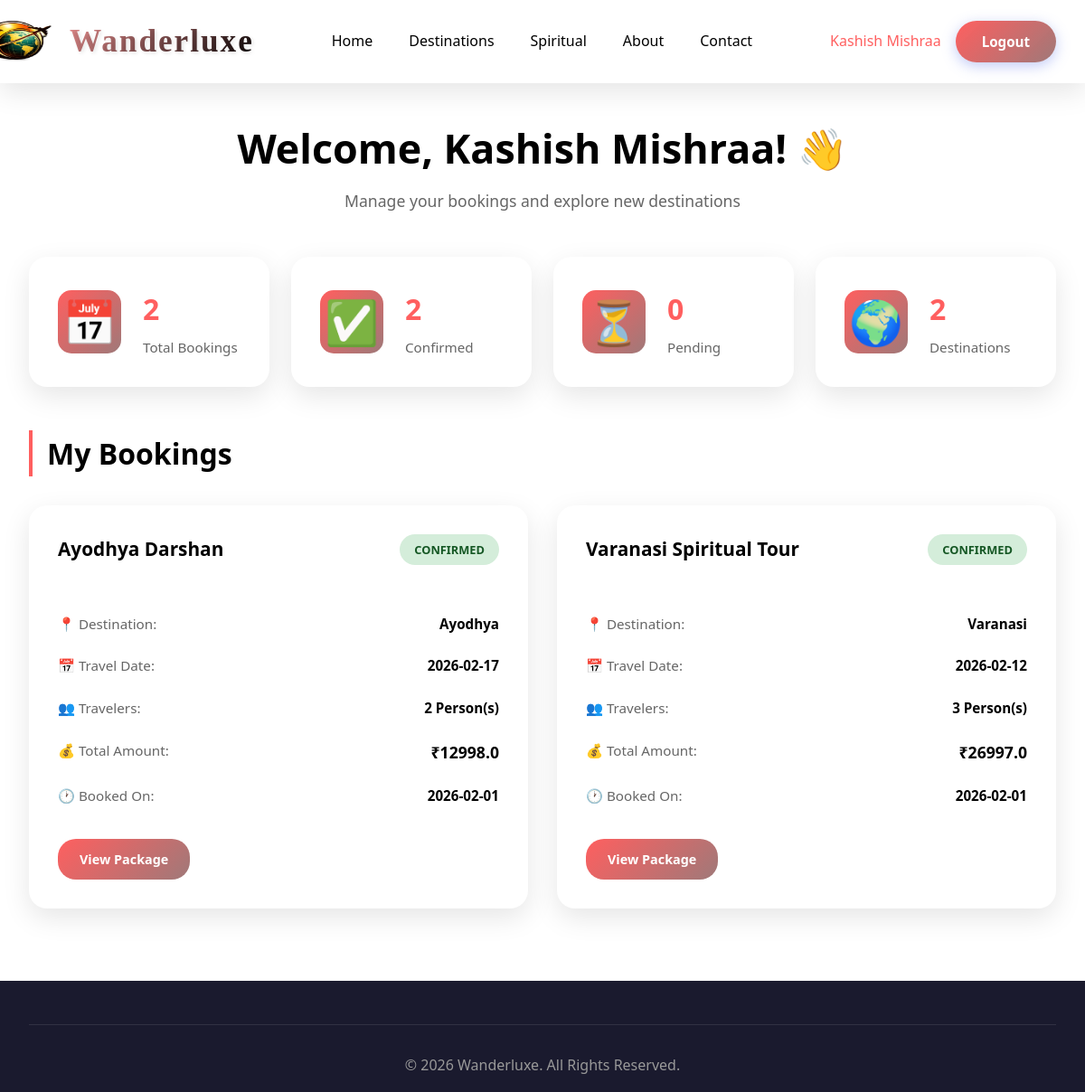
/dashboard (signed in), run on the app's committed database.
### tables this page shows
CREATE TABLE bookings (
        id INTEGER PRIMARY KEY AUTOINCREMENT,
        user_id INTEGER NOT NULL,
        package_id INTEGER NOT NULL,
        booking_date TIMESTAMP DEFAULT CURRENT_TIMESTAMP,
        travel_date DATE NOT NULL,
        travelers_count INTEGER NOT NULL,
        total_amount REAL NOT NULL,
        status TEXT DEFAULT 'pending',
        FOREIGN KEY (user_id) REFERENCES users(id),
        FOREIGN KEY (package_id) REFERENCES packages(id)
    );

CREATE TABLE packages (
        id INTEGER PRIMARY KEY AUTOINCREMENT,
        name TEXT NOT NULL,
        category TEXT NOT NULL,
        destination TEXT NOT NULL,
        duration INTEGER NOT NULL,
        price REAL NOT NULL,
        description TEXT,
        image_url TEXT,
        highlights TEXT,
        itinerary TEXT
    );

### app.py (the view)
@app.route('/dashboard')
def dashboard():
    if 'user_id' not in session:
        flash('Please login first!', 'error')
        return redirect(url_for('login'))
    conn = sqlite3.connect('database.db')
    c = conn.cursor()
    c.execute('''SELECT bookings.*, packages.name, packages.destination
                 FROM bookings
                 JOIN packages ON bookings.package_id = packages.id
                 WHERE user_id = ? ORDER BY booking_date DESC''', (session['user_id'],))
    bookings = c.fetchall()
    conn.close()
    return render_template('dashboard.html', bookings=bookings)

### templates/dashboard.html (shortened to what this page needs)
<!DOCTYPE html>
<html lang="en">
<head>
    <link rel="stylesheet" href="{{ url_for('static', filename='css/style.css') }}">
</head>
<body>
    <header>
        <nav>
             <div class="logo">
                <div class="logo-icon">
                    <img src="{{ url_for('static',filename='images/logoo.png')}}" alt="Wanderluxe Logo">
                </div>
                <span class="logo-text">Wanderluxe</span>
            </div>
            <ul class="nav-links">
                <li><a href="{{ url_for('index') }}">Home</a></li>
                <li><a href="{{ url_for('packages') }}">Destinations</a></li>
                <li><a href="{{ url_for('packages') }}?category=Spiritual">Spiritual</a></li>
                <li><a href="{{ url_for('about')}}">About</a></li>
                <li><a href="#contact">Contact</a></li>
            </ul>
            <div class="auth-buttons">
                <span class="user-greeting">{{ session.user_name }}</span>
                <a href="{{ url_for('logout') }}" class="btn btn-signup">Logout</a>
            </div>
        </nav>
    </header>
    <div class="dashboard-page">
        <div class="container">
            <div class="dashboard-header">
                <h1>Welcome, {{ session.user_name }}! 👋</h1>
                <p>Manage your bookings and explore new destinations</p>
            </div>
            <div class="dashboard-stats">
                <div class="stat-card">
                    <div class="stat-icon">📅</div>
                    <div class="stat-info">
                        <h3>{{ bookings|length }}</h3>
                        <p>Total Bookings</p>
                    </div>
                </div>
                <div class="stat-card">
                    <div class="stat-icon">✅</div>
                    <div class="stat-info">
                        <h3>{{ bookings|selectattr('7', 'equalto', 'confirmed')|list|length }}</h3>
                        <p>Confirmed</p>
                    </div>
                </div>
                <div class="stat-card">
                    <div class="stat-icon">⏳</div>
                    <div class="stat-info">
                        <h3>{{ bookings|selectattr('7', 'equalto', 'pending')|list|length }}</h3>
                        <p>Pending</p>
                    </div>
                </div>
                <div class="stat-card">
                    <div class="stat-icon">🌍</div>
                    <div class="stat-info">
                        <h3>{{ bookings|map(attribute=9)|unique|list|length }}</h3>
                        <p>Destinations</p>
                    </div>
                </div>
            </div>
            <div class="dashboard-content">
                <h2>My Bookings</h2>
                {% if bookings %}
                <div class="bookings-grid">
                    {% for booking in bookings %}
                    <div class="booking-card">
                        <div class="booking-header">
                            <h3>{{ booking[8] }}</h3>
                            <span class="status-badge status-{{ booking[7] }}">{{ booking[7]|title }}</span>
                        </div>
                        <div class="booking-details">
                            <div class="detail-row">
                                <span class="label">📍 Destination:</span>
                                <span class="value">{{ booking[9] }}</span>
                            </div>
                            <div class="detail-row">
                                <span class="label">📅 Travel Date:</span>
                                <span class="value">{{ booking[4] }}</span>
                            </div>
                            <div class="detail-row">
                                <span class="label">👥 Travelers:</span>
                                <span class="value">{{ booking[5] }} Person(s)</span>
                            </div>
                            <div class="detail-row">
                                <span class="label">💰 Total Amount:</span>
                                <span class="value price-value">₹{{ booking[6] }}</span>
                            </div>
                            <div class="detail-row">
                                <span class="label">🕐 Booked On:</span>
                                <span class="value">{{ booking[3][:10] }}</span>
                            </div>
                        </div>
                        <div class="booking-actions">
                            <a href="{{ url_for('package_details', package_id=booking[2]) }}" class="btn-view">View Package</a>
                        </div>
                    </div>
                    {% endfor %}
                </div>
                {% endif %}
            </div>
        </div>
    </div>
    <footer>
        <div class="container">
            <div class="footer-bottom">
                <p>&copy; 2026 Wanderluxe. All Rights Reserved.</p>
            </div>
        </div>
    </footer>
</body>
</html>

### data on the page
bookings: name "Ayodhya Darshan", status "CONFIRMED", destination "Ayodhya", travel_date "2026-02-17", travelers_count "2", total_amount "12998.0", booking_date "2026-02-01"
bookings: name "Varanasi Spiritual Tour", status "CONFIRMED", destination "Varanasi", travel_date "2026-02-12", travelers_count "3", total_amount "26997.0", booking_date "2026-02-01"

### other printed values
{{ session.user_name }} "Kashish Mishraa"
{{ bookings|length }} "2"
{{ bookings|selectattr('7', 'equalto', 'confirmed')|list|length }} "2"
{{ bookings|selectattr('7', 'equalto', 'pending')|list|length }} "0"
{{ bookings|map(attribute=9)|unique|list|length }} "2"
